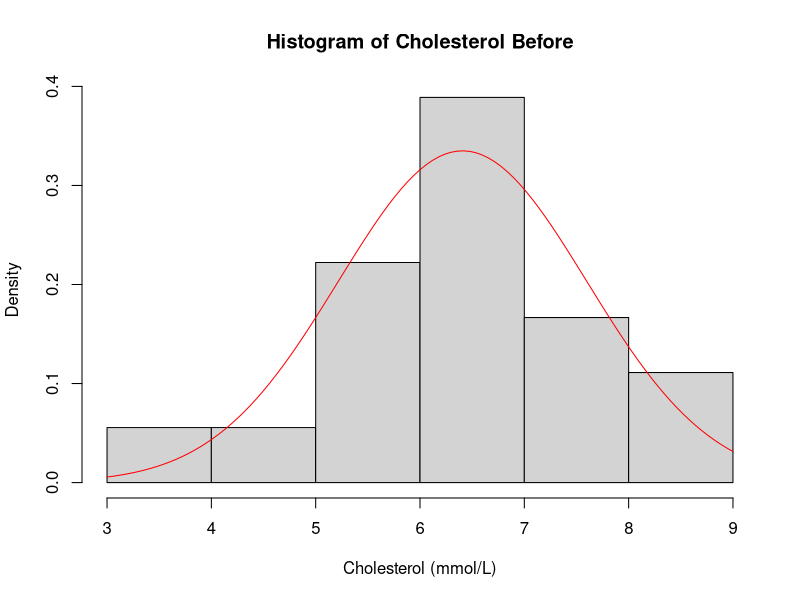
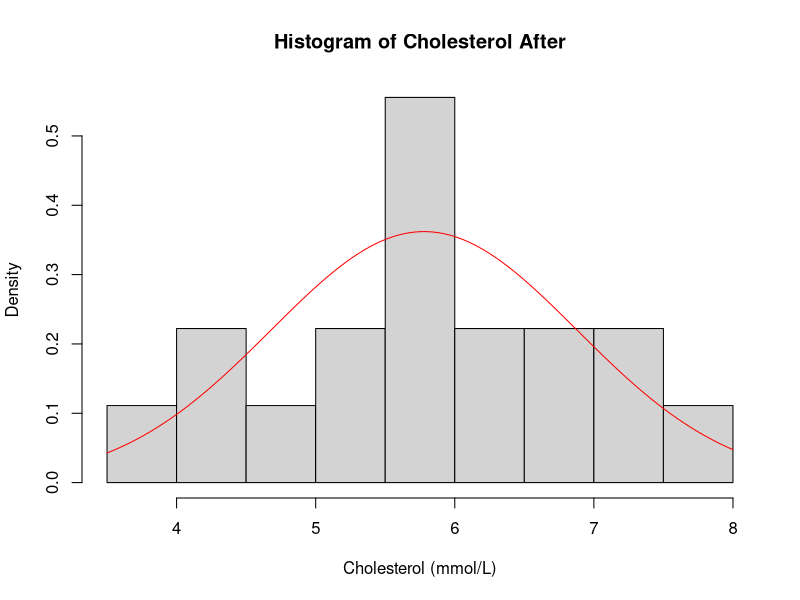
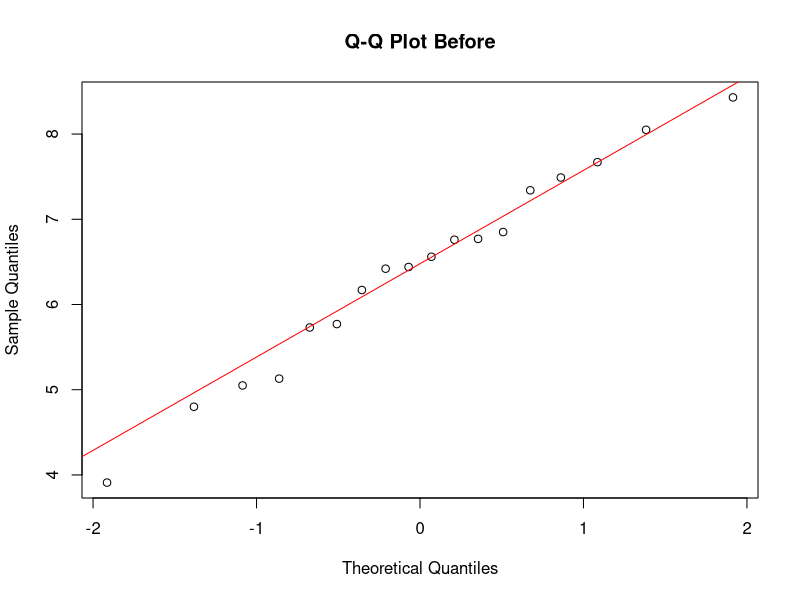
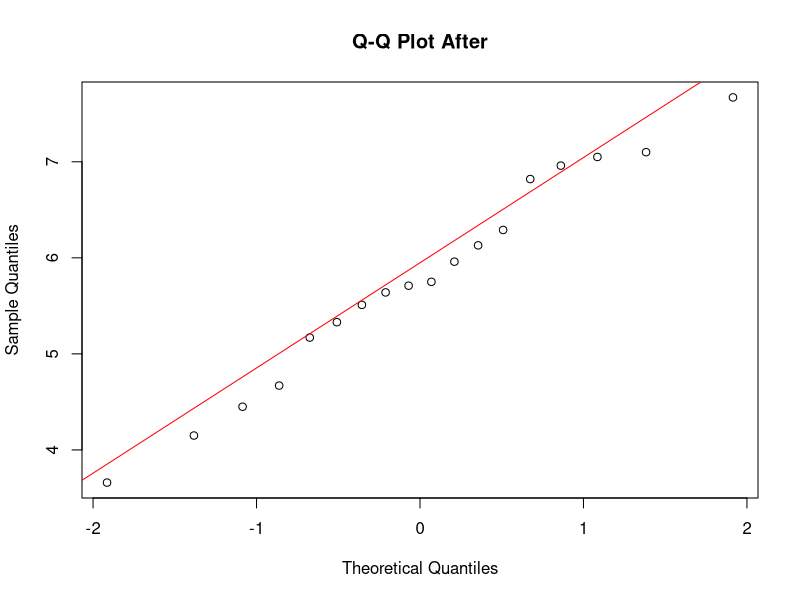
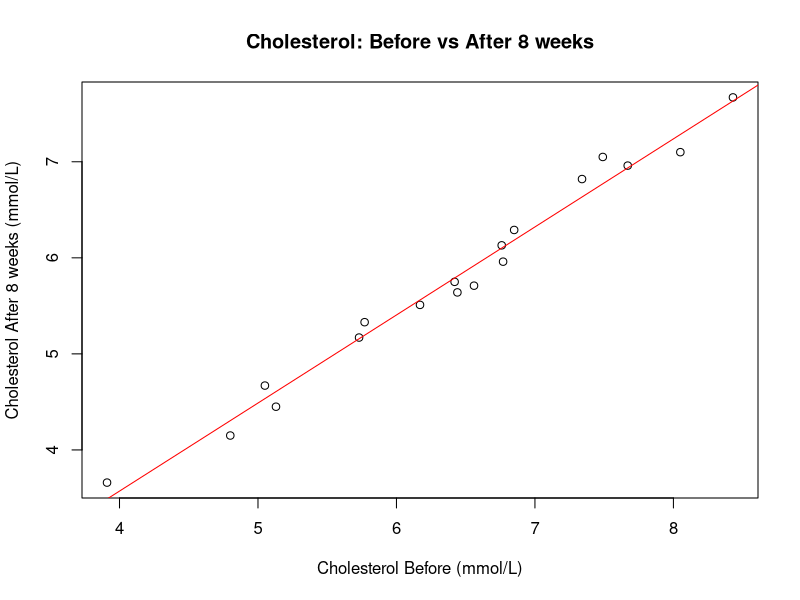

The R source for these figures, in order:
# Read the data
chol_data <- read.table("../ASSIGNMENT 1 FILES/cholesterol.txt", header = TRUE)
h = 300
w = h

# 1. Histograms and QQ plots
# First histogram
png("a/histogram_before.png", width = w, height = h)
hist(chol_data$Before, main = "Histogram of Cholesterol Before", 
     xlab = "Cholesterol (mmol/L)", probability = TRUE)
curve(dnorm(x, mean = mean(chol_data$Before), sd = sd(chol_data$Before)), 
      add = TRUE, col = "red")
dev.off()

# Second histogram
png("a/histogram_after.png", width = w, height = h)
hist(chol_data$After8weeks, main = "Histogram of Cholesterol After", 
     xlab = "Cholesterol (mmol/L)", probability = TRUE)
curve(dnorm(x, mean = mean(chol_data$After8weeks), sd = sd(chol_data$After8weeks)), 
      add = TRUE, col = "red")
dev.off()

# QQ plots
png("a/qqplot_before.png", width = w, height = h)
qqnorm(chol_data$Before, main = "Q-Q Plot Before")
qqline(chol_data$Before, col = "red")
dev.off()

png("a/qqplot_after.png", width = w, height = h)
qqnorm(chol_data$After8weeks, main = "Q-Q Plot After")
qqline(chol_data$After8weeks, col = "red")
dev.off()

# Scatterplot
png("a/correlation_plot.png", width = w, height = h)
plot(chol_data$Before, chol_data$After8weeks, 
     xlab = "Cholesterol Before (mmol/L)", 
     ylab = "Cholesterol After 8 weeks (mmol/L)",
     main = "Cholesterol: Before vs After 8 weeks")
abline(lm(After8weeks ~ Before, data = chol_data), col = "red")
dev.off()

# Statistical tests for normality
normality_before <- shapiro.test(chol_data$Before)
normality_after <- shapiro.test(chol_data$After8weeks)

# Correlation analysis
correlation_test <- cor.test(chol_data$Before, chol_data$After8weeks)

# Basic summary statistics
summary_stats <- summary(chol_data)

# Print results
cat("\nShapiro-Wilk Test Results:\n")
cat("Before:", "W =", normality_before$statistic, "p-value =", normality_before$p.value, "\n")
cat("After:", "W =", normality_after$statistic, "p-value =", normality_after$p.value, "\n")

cat("\nCorrelation Test Results:\n")
cat("Correlation coefficient:", correlation_test$estimate, "\n")
cat("p-value:", correlation_test$p.value, "\n")

cat("\nSummary Statistics:\n")
print(summary_stats)